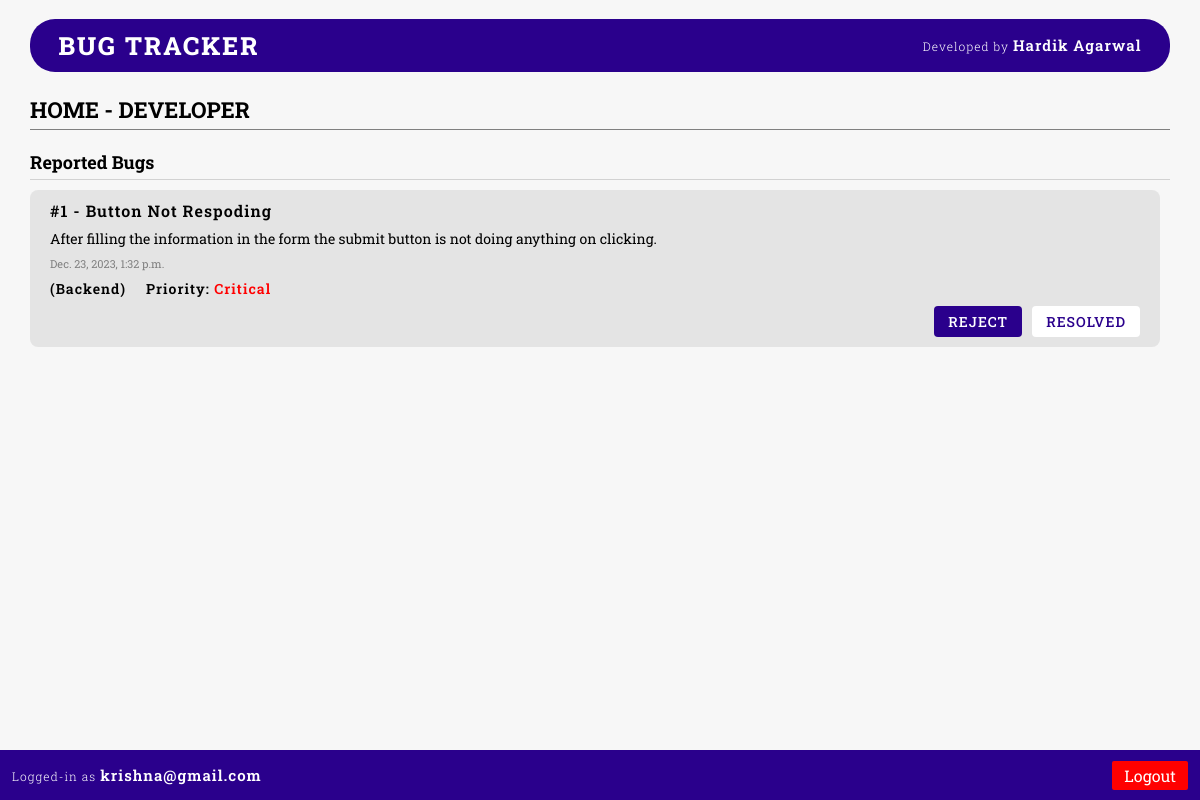
Page /home_developer/ (signed in) on the committed database.
### main/models.py (models this page shows, shortened)
class Bug(models.Model):
    bug_id = models.AutoField(primary_key=True)
    name = CharField(max_length=150)
    description = TextField()
    priority = ForeignKey('Priority', on_delete=models.CASCADE)
    category = ForeignKey('Category', on_delete=models.CASCADE)
    screenshot = ImageField(upload_to='screenshots/', blank=True, null=True)
    assigned_to = ForeignKey(
        'Developer', on_delete=models.CASCADE, null=True, blank=True)
    assigned_by = ForeignKey(
        'Admin', on_delete=models.CASCADE, null=True, blank=True)
    raised_by = ForeignKey('User', on_delete=models.CASCADE)
    timestamp = DateTimeField(default=datetime.now)
    resolved = BooleanField(default=False)
    rejected = BooleanField(default=False)

class Category(models.Model):
    name = CharField(max_length=50)
    def __str__(self):
        return f"{self.name}"

class Priority(models.Model):
    name = CharField(max_length=50)
    def __str__(self):
        return f"{self.name}"

class Developer(models.Model):
    name = CharField(max_length=100)
    email = EmailField(max_length=255)
    password = CharField(max_length=100)
    date_of_join = DateTimeField(default=datetime.now)

### main/views.py (the view)
# urls.py: path('home_developer/', views.home_developer),
def home_developer(request):
    if request.session.has_key('developer'):
        email = request.session['developer']
        developer_object = Developer.objects.get(email=email)
        busgs = Bug.objects.filter(
            resolved=False, assigned_to=developer_object, rejected=False)
        data = {
            'email': request.session['developer'],
            'bugs': busgs
        }
        return render(request, 'main/developer.html', data)
    return redirect('/login/?role=developer')

### main/templates/main/developer.html (shortened to what this page needs)
{% extends 'main/base.html' %}
{% load static %}
{% block head %}
<link rel="stylesheet" href="{% static 'main/css/home.css' %}">
{% endblock head %}
{% block body %}
<div class="top-bar">
    {% include 'main/topbar.html' %}
</div>
<section class="objectContainer">
    <h3 class="objectHead">HOME - DEVELOPER</h3>
    <div class="objectBlock">
        <div class="objectListSide">
            <div class="objectListBlock">
                <h3 class="objectSubHead">Reported Bugs</h3>
                <ul class="objectList">
                    {% for bug in bugs %}
                    <li class="objectListItem">
                        <h5 class="objectListItemHead">#{{bug.bug_id}} - {{bug.name}}</h5>
                        <p class="objectListItemDesc">
                            {{bug.description}}
                        </p>
                        <p class="objectListItemDateTime">{{bug.timestamp}}</p>
                        <div class="objectListItemProperties">
                            <p>({{bug.category}})</p>
                            <p>Priority: <span class="{{bug.priority}}">{{bug.priority}}</span></p>
                        </div>
                        <div class="objectListItemProp">
                            <div class="objectListItemAction">
                                <a href="/reject_report/{{bug.bug_id}}/" class="objectActionPrimary">Reject</a>
                                <a href="/resolve_report/{{bug.bug_id}}/" class="objectActionSecondary">Resolved</a>
                            </div>
                        </div>
                    </li>
                    {% endfor %}
                </ul>
            </div>
        </div>
    </div>
</section>
{% include 'main/footer.html' %}
{% endblock body %}

### main/templates/main/footer.html
<footer>
    <p>Logged-in as <span>{{ email}}</span></p>
    <a href="/logout/" class="logoutBtn">Logout</a>
</footer>

### main/static/main/css/global.css (style rules this page uses)
* { margin: 0; padding: 0; box-sizing: border-box; transition: 0.3s ease-in-out; }
html { scroll-behavior: smooth; }
:root { --background:#F7F7F7; --text-color: black; --primary: #2A008C; --secondary: #65ffc3; --secondary: white; --status-reported: gray; --status-resolved: green; --status-rejected: crimson; --status-processing: blue; --status-reported-half: rgba(128, 128, 128, 0.1); --status-resolved-half: rgba(0, 128, 0, 0.1); --status-rejected-half: rgba(220, 20, 60, 0.1); --status-processing-half: rgba(0, 0, 255, 0.1); }
body { background: var(--background); color: var(--text-color); font-family: "Roboto Slab"; }
a { text-decoration: none; }
footer { width: 100%; height: 50px; position: fixed; bottom: 0; display: flex; align-items: center; justify-content: space-between; padding-left: 12px; padding-right: 12px; background: var(--primary); }
footer p { font-weight: 300; font-size: 12px; color: white; letter-spacing: 1px; }
footer p span { font-weight: 600; font-size: 15px; }
.logoutBtn { height: fit-content; width: fit-content; font-size: 16px; padding: 4px 12px; border-radius: 2px; background: red; color: white; cursor: pointer; }

### main/static/main/css/home.css (style rules this page uses)
.objectContainer { width: 95%; margin: 20px auto; }
.top-bar { width: 100%; height: 75px; display: flex; justify-content: center; align-items: center; }
.objectHead { margin-bottom: 20px; border-bottom: 1px solid gray; padding-bottom: 5px; font-size: 22px; }
.objectBlock { display: flex; align-items: center; justify-content: center; gap: 30px; }
.objectSubHead { font-size: 18px; margin-bottom: 10px; border-bottom: 1px solid rgb(0, 0, 0, 0.15); padding-bottom: 5px; }
.objectListSide { flex: 2; }
.objectList { display: flex; flex-direction: column; align-items: center; justify-content: flex-start; gap: 10px; height: 70vh; overflow-y: scroll; padding-right: 10px; }
.objectListItem { list-style: none; background: rgba(0, 0, 0, 0.08); border-radius: 8px; padding: 10px 20px; font-size: 14px; font-weight: 400;; display: flex; flex-direction: column; align-items: flex-start; justify-content: flex-start; gap: 8px; width: 100%; }
.objectListItemHead { font-size: 16px; font-weight: 600; letter-spacing: 1px; }
.objectListItemAction { width: 100%; display: flex; align-items: center; justify-content: flex-end; gap: 10px; }
.objectActionPrimary { padding: 6px 14px; border-radius: 4px; font-size: 14px; font-weight: 500; letter-spacing: 1px; text-transform: uppercase; background: var(--primary); color: var(--secondary); }
.objectActionSecondary { padding: 6px 14px; border-radius: 4px; font-size: 14px; font-weight: 500; letter-spacing: 1px; text-transform: uppercase; background: var(--secondary); color: var(--primary); }
.objectListItemProperties { display: flex; align-items: center; justify-content: flex-start; gap: 20px; }
.objectListItemProperties p { color: black; font-weight: 600; letter-spacing: 1px; }
.Critical { color: red; }
.objectListItemProp { display: flex; align-items: center; justify-content: space-between; width: 100%; }
.objectListItemDateTime { font-size: 11px; color: gray; }

### rows in the picture
Bug: bug_id "1", name "Button Not Respoding", description "After filling the information in the form the submit button is not doing anything on clicking.", timestamp "Dec. 23, 2023, 1:32 p.m.", category "Backend", priority "Critical"
Developer: email "krishna@gmail.com"
